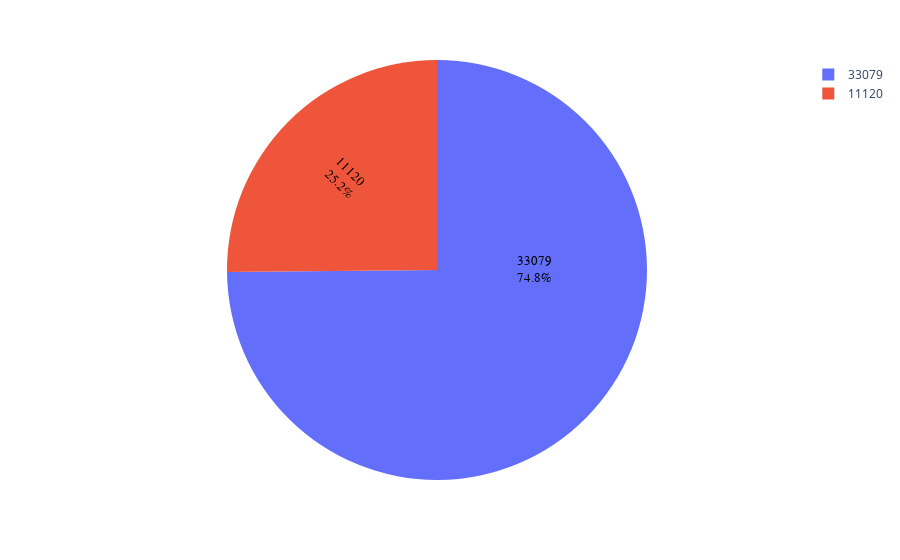

Notebook source saved alongside this figure:
### Markdown cell above
# Convert to percent%

### Code cell
#px.pie(values=[11120,33079], names=[cancel_resort,cancel_city])
fig=px.pie(canceled, values=[cancel_resort,cancel_city], names=[cancel_resort,cancel_city])
fig.update_traces(textfont_color='black', textinfo='label+percent', textfont_size=13, textfont_family='Arial Black',
                 insidetextorientation='radial', textposition='auto')

### Figure 1 — Plotly figure (JSON) as saved in the notebook; plotly's stock layout.template omitted (floating-point values rounded to 4 significant figures)
{"data": [{"domain": {"x": [0, 1], "y": [0, 1]}, "hovertemplate": "label=%{label}<br>value=%{value}<extra></extra>", "insidetextorientation": "radial", "labels": [11120, 33079], "legendgroup": "", "name": "", "showlegend": true, "textfont": {"color": "black", "family": "Arial Black", "size": 13}, "textinfo": "label+percent", "textposition": "auto", "type": "pie", "values": [11120, 33079]}], "layout": {"legend": {"tracegroupgap": 0}, "margin": {"t": 60}}}
